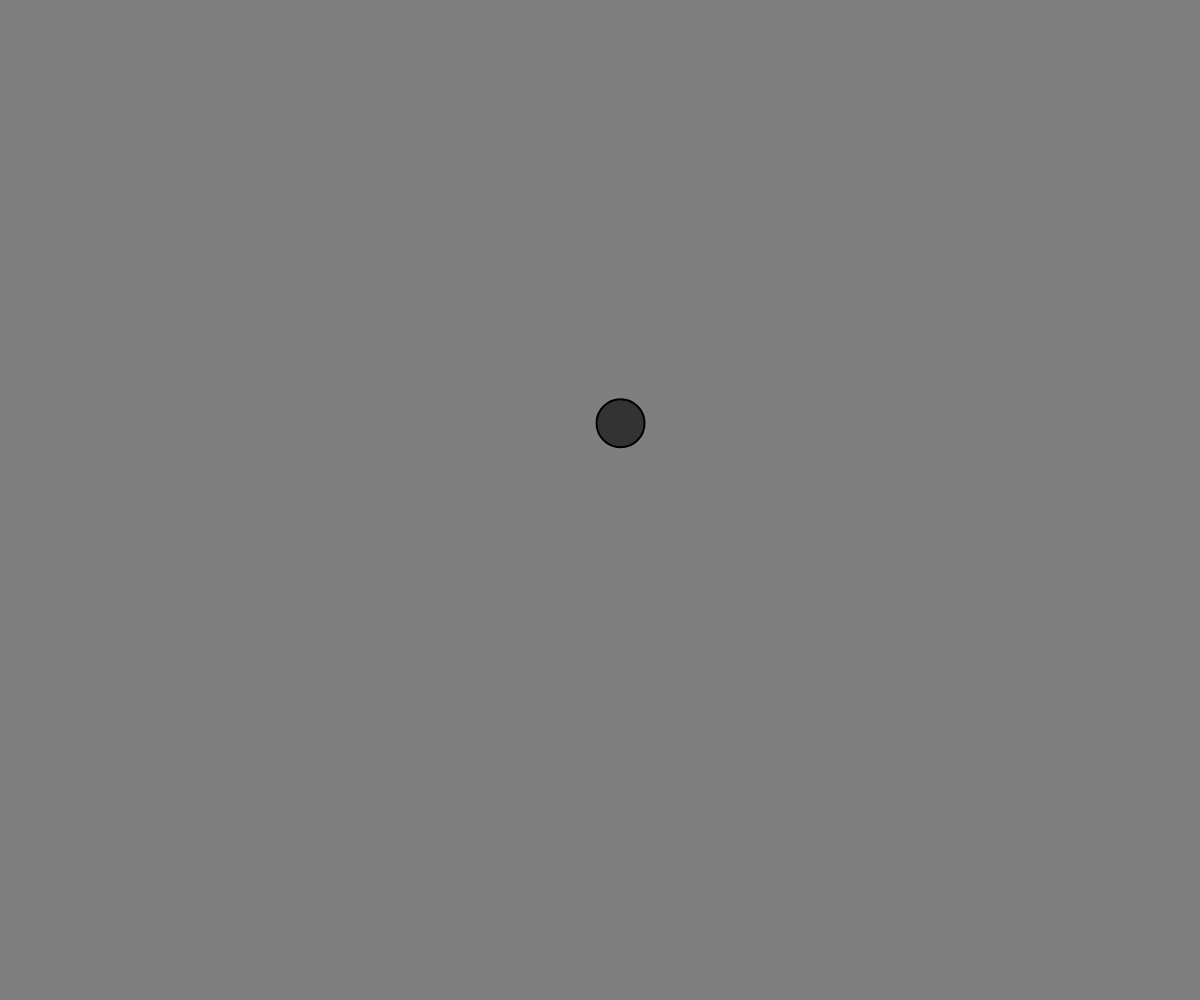
Frame 1 (no input)
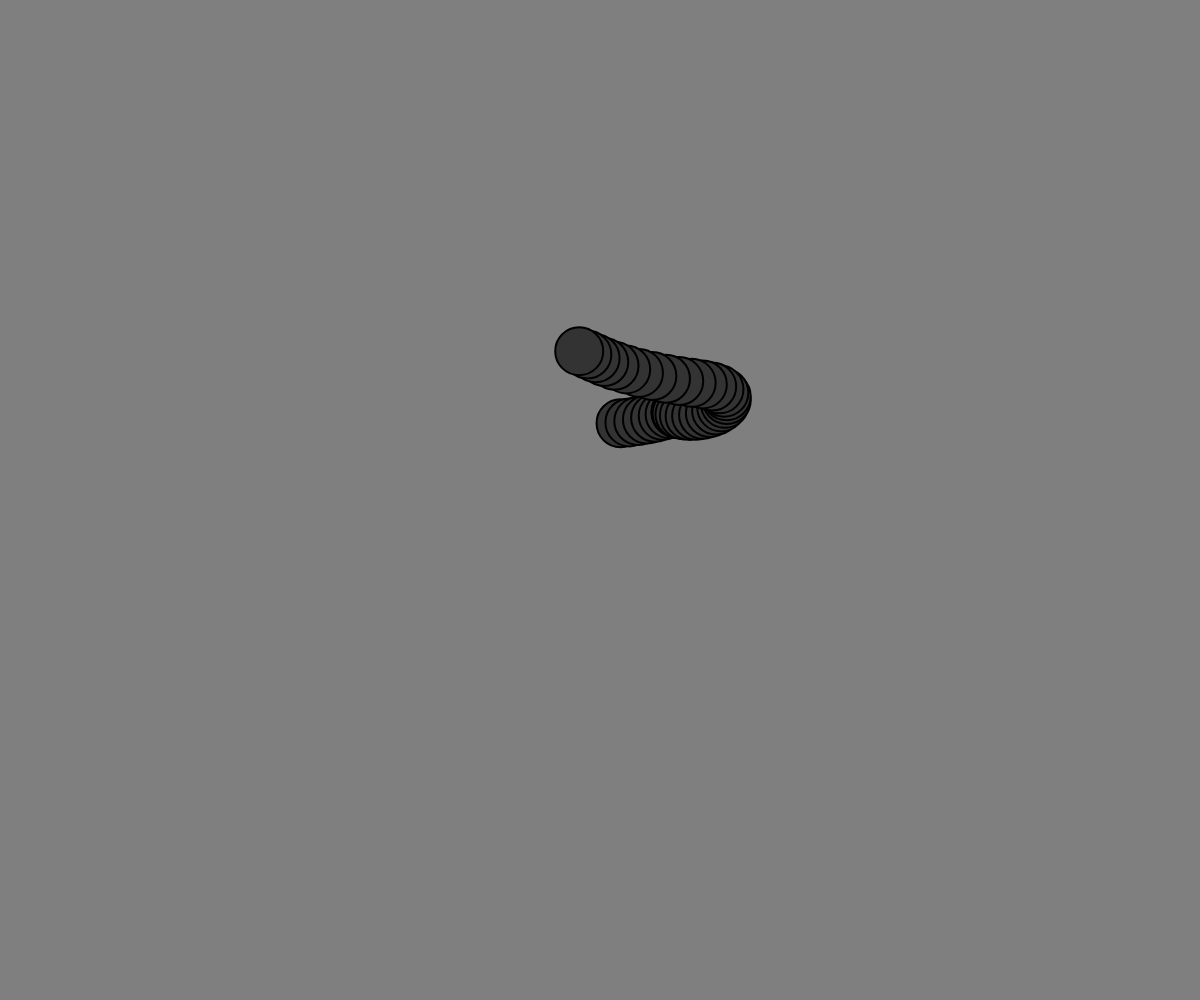
Frame 60 (no input)
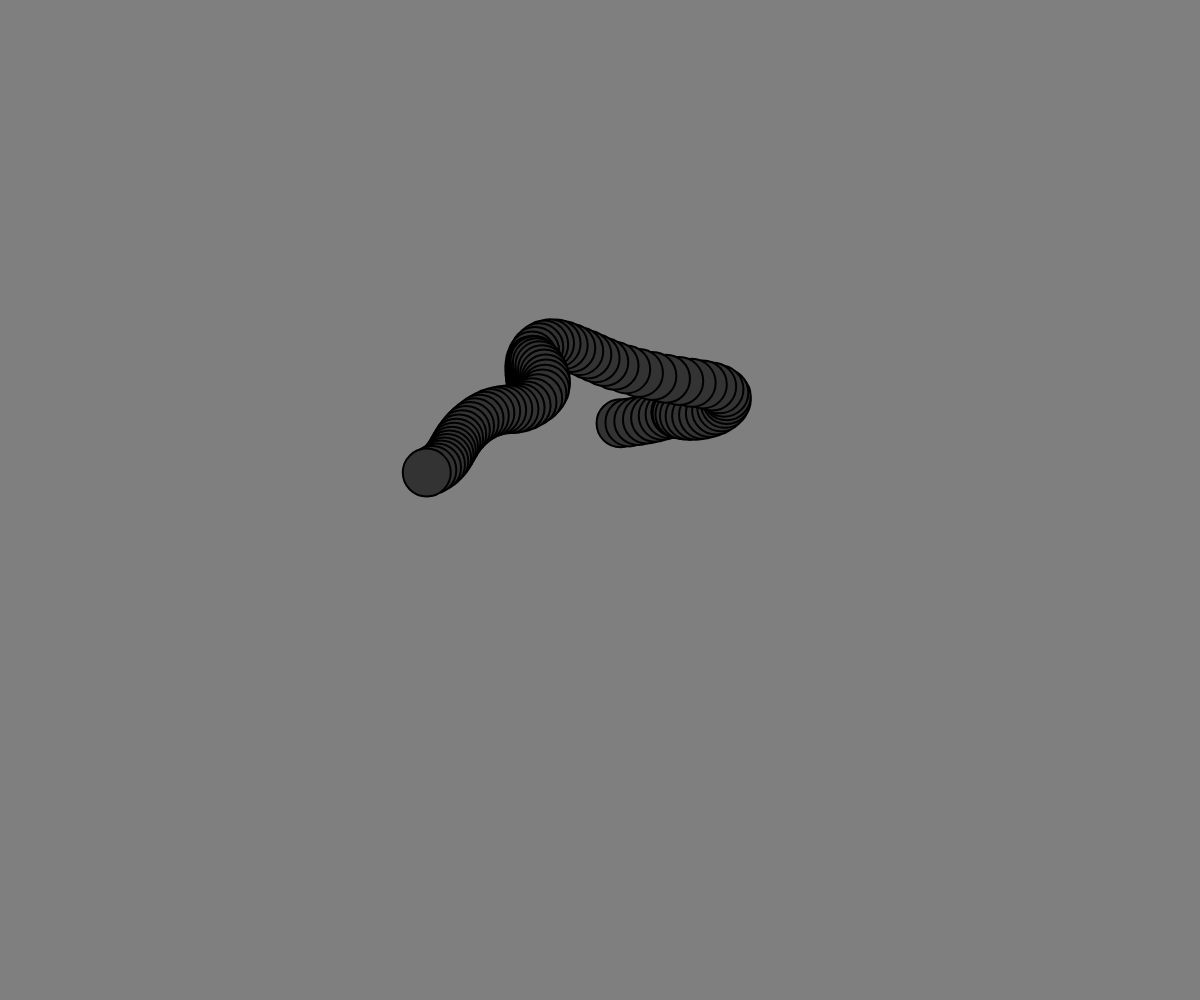
Frame 120 (the mouse pressed at the canvas centre since frame 60)

The p5.js sketch that drew these frames (run headless with seeded random() and noise() and a simulated clock; from frame 60 on, the mouse is pressed at the canvas centre):

// p5.js sketch
// ── sketch.js
// The Nature of Code
// Daniel Shiffman
// http://natureofcode.com

var walker;

function setup() {
  createCanvas(windowWidth,windowHeight);
  walker = new Walker();
  background(127);
}

function draw() {
  walker.walk();
  walker.display();
}

function Walker() {
  this.position = createVector(width/2,height/2);
  this.noff = createVector(random(1000),random(1000));

  this.display = function() {
    strokeWeight(2);
    fill(51);
    stroke(0);
    ellipse(this.position.x, this.position.y, 48, 48);
  };

  this.walk = function() {
    this.position.x = map(noise(this.noff.x),0,1,0,width);
    this.position.y = map(noise(this.noff.y),0,1,0,height);
    this.noff.add(0.01,0.01,0);
  };
}
